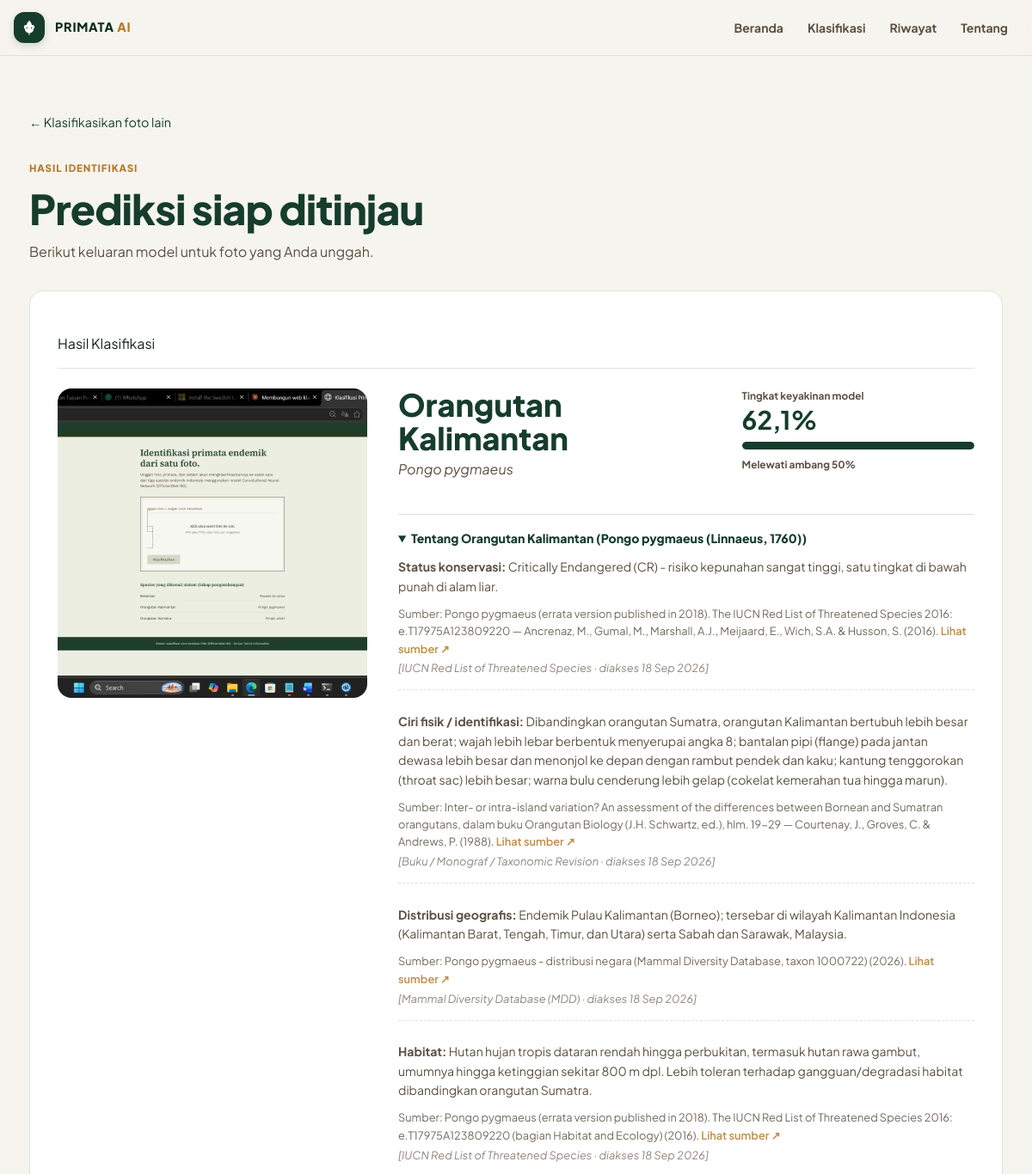
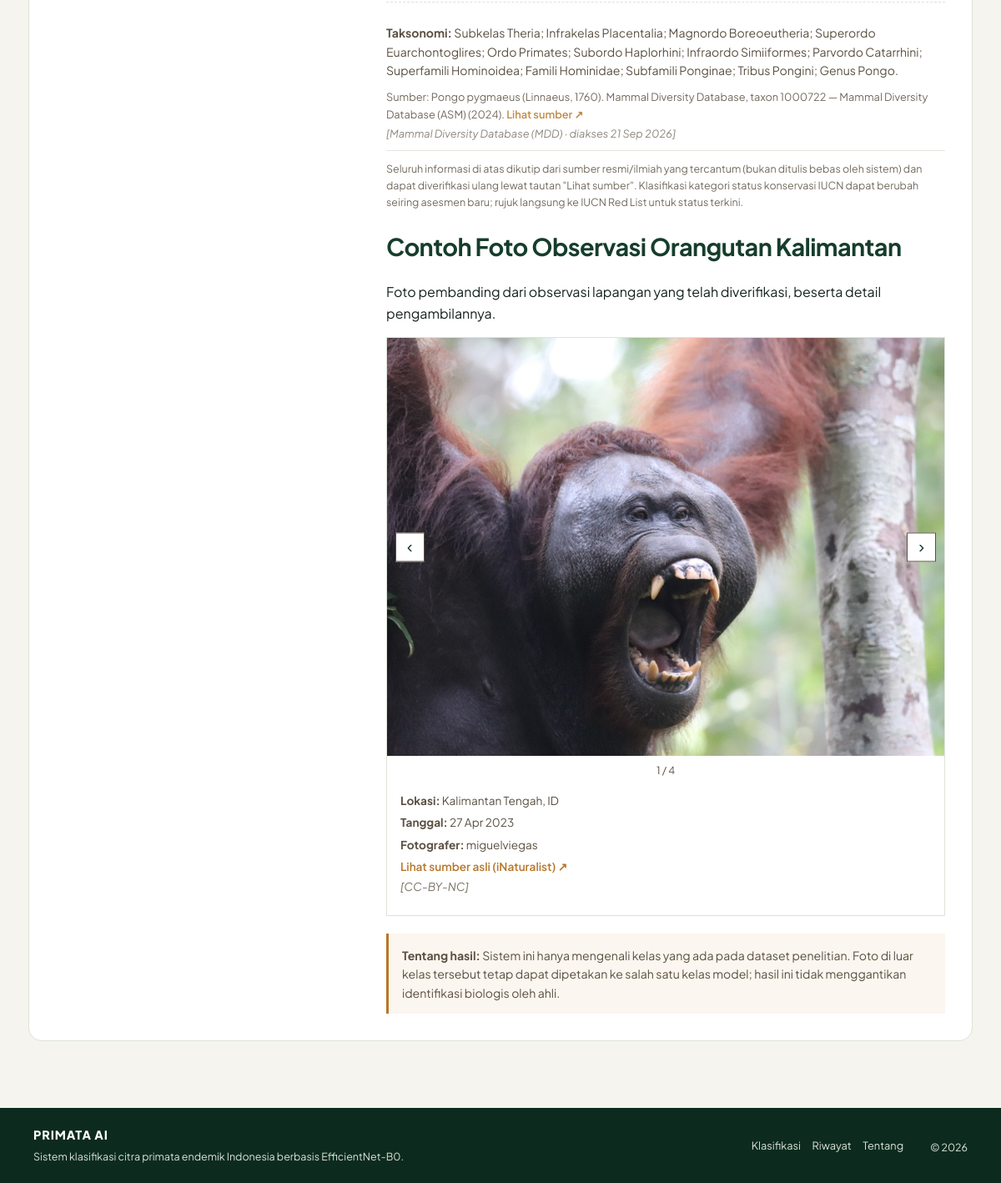
Page /hasil/2/ on the committed database (2 pictures, top to bottom).
### classifier/models.py (models this page shows, shortened)
class RiwayatKlasifikasi(models.Model):
    gambar = models.ImageField(upload_to='riwayat/')
    label_prediksi = models.CharField(max_length=50)
    nama_tampilan = models.CharField(max_length=100)
    keyakinan = models.FloatField(help_text="Persentase keyakinan, misal 81.9")
    is_confident = models.BooleanField(
        default=True,
        help_text="False kalau keyakinan di bawah ambang batas (tidak ditampilkan di Riwayat publik)",
    )
    semua_hasil = models.JSONField(
        default=list,
        help_text="Breakdown confidence untuk semua kelas, dipakai buat render ulang chart",
    )
    waktu = models.DateTimeField(auto_now_add=True)
    class Meta:
        ordering = ['-waktu']
        verbose_name = 'Riwayat Klasifikasi'
        verbose_name_plural = 'Riwayat Klasifikasi'

class Spesies(models.Model):
    kode = models.SlugField(
        max_length=50,
        unique=True,
        help_text="Harus sama dengan label di classifier.ml_utils.CLASS_NAMES, misal 'bekantan'.",
    )
    nama_umum = models.CharField(max_length=100, help_text="Nama umum Bahasa Indonesia, misal 'Bekantan'.")
    nama_ilmiah = models.CharField(max_length=100, help_text="Nama binomial, misal 'Nasalis larvatus'.")
    otoritas_taksonomi = models.CharField(
        max_length=100,
        blank=True,
        help_text="Penulis & tahun pertama kali dideskripsikan, misal '(Wurmb, 1787)'.",
    )
    famili = models.CharField(max_length=100, blank=True)
    class Meta:
        verbose_name = 'Spesies'
        verbose_name_plural = 'Spesies'
        ordering = ['nama_umum']

class FaktaSpesies(models.Model):
    KATEGORI_CHOICES = [
        ('taksonomi', 'Taksonomi'),
        ('status_konservasi', 'Status Konservasi'),
        ('ciri_fisik', 'Ciri Fisik / Identifikasi'),
        ('distribusi', 'Distribusi Geografis'),
        ('habitat', 'Habitat'),
    ]
    SOURCE_TYPE_CHOICES = [
        ('iucn_red_list', 'IUCN Red List of Threatened Species'),
        ('mdd', 'Mammal Diversity Database (MDD)'),
        ('jurnal_ilmiah', 'Jurnal ilmiah (peer-reviewed)'),
        ('buku_monograf', 'Buku / Monograf / Taxonomic Revision'),
        ('institusi_resmi', 'Institusi resmi (BKSDA, LIPI/BRIN, IUCN SSC, dst.)'),
    ]
    spesies = models.ForeignKey(Spesies, on_delete=models.CASCADE, related_name='fakta')
    kategori = models.CharField(max_length=30, choices=KATEGORI_CHOICES)
    isi = models.TextField(help_text="Isi informasi, ditulis ringkas dan sesuai sumber (hindari menambah klaim yang tidak ada di sumber).")
    source_type = models.CharField(max_length=30, choices=SOURCE_TYPE_CHOICES)
    source_title = models.CharField(
        max_length=300,
        help_text="Judul rujukan persis, misal 'Nasalis larvatus. The IUCN Red List of Threatened Species 2020: e.T14352A17945165'.",
    )
    source_author = models.CharField(max_length=300, blank=True, help_text="Penulis/tim asesmen, misal 'Boonratana, R. et al.'")
    source_year = models.PositiveIntegerField(null=True, blank=True, help_text="Tahun publikasi/asesmen sumber.")
    source_doi = models.CharField(max_length=150, blank=True, help_text="DOI jika tersedia, misal '10.2305/IUCN.UK.2020-2.RLTS.T14352A17945165.en'.")
    source_url = models.URLField(max_length=500, help_text="Tautan langsung ke sumber (halaman spesies IUCN/MDD, atau DOI paper).")
    source_date = models.DateField(help_text="Tanggal data ini diakses/diverifikasi dari sumber (tanggal akses).")
    catatan = models.TextField(blank=True, help_text="Catatan tambahan, misal jika ada perbedaan pendapat antar sumber.")
    class Meta:
        verbose_name = 'Fakta Spesies'
        verbose_name_plural = 'Fakta Spesies'
        ordering = ['spesies', 'kategori']
        constraints = [
            models.UniqueConstraint(fields=['spesies', 'kategori'], name='unique_kategori_per_spesies'),
        ]

class FotoObservasi(models.Model):
    spesies = models.ForeignKey(Spesies, on_delete=models.CASCADE, related_name='foto_observasi')
    gambar = models.ImageField(upload_to='observasi/')
    lokasi = models.CharField(
        max_length=200, blank=True,
        help_text="Lokasi observasi, misal 'Taman Nasional Tanjung Puting, Kalimantan Tengah'.",
    )
    tanggal_diambil = models.DateField(
        null=True, blank=True,
        help_text="Tanggal foto diambil / observasi dilakukan (bukan tanggal diunggah ke sistem ini).",
    )
    fotografer = models.CharField(max_length=150, blank=True, help_text="Nama observer/fotografer, jika diketahui.")
    sumber_platform = models.CharField(
        max_length=100, blank=True, default='iNaturalist',
        help_text="Platform sumber observasi, misal 'iNaturalist'.",
    )
    sumber_url = models.URLField(max_length=500, blank=True, help_text="Tautan ke observasi asli.")
    lisensi = models.CharField(max_length=100, blank=True, help_text="Lisensi foto, misal 'CC-BY-NC 4.0'.")
    catatan = models.TextField(blank=True)
    urutan = models.PositiveIntegerField(default=0, help_text="Urutan tampil, angka kecil di depan.")
    class Meta:
        verbose_name = 'Foto Observasi'
        verbose_name_plural = 'Foto Observasi'
        ordering = ['spesies', 'urutan', 'id']

### classifier/views.py (the view)
# urls.py: path('hasil/<int:pk>/', views.hasil, name='hasil'),
def hasil(request, pk):
    riwayat = get_object_or_404(RiwayatKlasifikasi, pk=pk)
    display_names = get_display_names_map()
    _, top_sci = display_names.get(riwayat.label_prediksi, (riwayat.nama_tampilan, ''))
    species_info = get_species_info(riwayat.label_prediksi)
    context = {
        'page_title': f'Hasil Klasifikasi — {riwayat.nama_tampilan}',
        'uploaded_image_url': riwayat.gambar.url,
        'prediction': {
            'display_name': riwayat.nama_tampilan,
            'sci_name': top_sci,
            'confidence': riwayat.keyakinan,
            'info': species_info,
            'is_confident': riwayat.is_confident,
        },
        'all_results': riwayat.semua_hasil,
        'threshold_pct': round(CONFIDENCE_THRESHOLD * 100),
    }
    return render(request, 'classifier/hasil.html', context)

### classifier/views.py (called while the page is built)
def get_display_names_map():
    return {
        s.kode: (s.nama_umum, s.nama_ilmiah)
        for s in Spesies.objects.all()
    }

def get_species_info(kode):
    spesies = Spesies.objects.filter(kode=kode).prefetch_related('fakta', 'foto_observasi').first()
    if not spesies:
        return None
    info = {
        'nama_umum': spesies.nama_umum,
        'nama_ilmiah': spesies.nama_ilmiah,
        'otoritas_taksonomi': spesies.otoritas_taksonomi,
        'famili': spesies.famili,
        'fakta': {},
        'foto_observasi': list(spesies.foto_observasi.all()[:4]),
    }
    for f in spesies.fakta.all():
        info['fakta'][f.kategori] = {
            'isi': f.isi,
            'source_type': f.get_source_type_display(),
            'source_title': f.source_title,
            'source_author': f.source_author,
            'source_year': f.source_year,
            'source_doi': f.source_doi,
            'source_url': f.source_url,
            'source_date': f.source_date,
        }
    return info

### classifier/templates/classifier/hasil.html (shortened to what this page needs)
{% extends "classifier/base.html" %}
{% block content %}
<section class="result-hero">
  <p class="back-link"><a href="{% url 'classifier:index' %}">&larr; Klasifikasikan foto lain</a></p>
  <p class="eyebrow">Hasil Identifikasi</p>
  <h1>{% if prediction.is_confident %}Prediksi siap ditinjau{% else %}Hasil perlu diverifikasi{% endif %}</h1>
  <p>Berikut keluaran model untuk foto yang Anda unggah.</p>
</section>
<section class="result-card result-card--redesigned{% if not prediction.is_confident %} result-uncertain{% endif %}">
  <div class="result-heading">
    <p class="label">Hasil Klasifikasi</p>
  </div>
  <div class="result-body">
    <img src="{{ uploaded_image_url }}" alt="Foto yang diunggah" class="result-image">
    <div class="result-info">
      <div class="prediction-summary">
        <div>
          <p class="result-species">{% if prediction.is_confident %}{{ prediction.display_name }}{% else %}{{ prediction.display_name }}{% endif %}</p>
          {% if prediction.is_confident %}
          <p class="result-sci">{{ prediction.sci_name }}</p>
          {% else %}
          <p class="result-uncertain-note">Prediksi tertinggi, tetapi belum melewati ambang validasi sistem.</p>
          {% endif %}
        </div>
        <div class="confidence-meter" aria-label="Tingkat keyakinan model {{ prediction.confidence }} persen">
          <span class="confidence-meter__label">Tingkat keyakinan model</span>
          <strong>{{ prediction.confidence }}%</strong>
          <span class="confidence-meter__track" aria-hidden="true"><span style="width: {{ prediction.confidence }}%"></span></span>
          <span class="confidence-meter__state">{% if prediction.is_confident %}Melewati ambang {{ threshold_pct }}%{% else %}Di bawah ambang {{ threshold_pct }}%{% endif %}</span>
        </div>
      </div>
      {% if prediction.is_confident and prediction.info %}
      <details class="species-note" open>
        <summary>Tentang {{ prediction.display_name }} ({{ prediction.info.nama_ilmiah }}{% if prediction.info.otoritas_taksonomi %} {{ prediction.info.otoritas_taksonomi }}{% endif %})</summary>
        {% with fakta=prediction.info.fakta %}
        {% if fakta.status_konservasi %}
        <div class="species-fact">
          <p><strong>Status konservasi:</strong> {{ fakta.status_konservasi.isi }}</p>
          <p class="species-fact__source">
            Sumber: {{ fakta.status_konservasi.source_title }}{% if fakta.status_konservasi.source_author %} — {{ fakta.status_konservasi.source_author }}{% endif %}{% if fakta.status_konservasi.source_year %} ({{ fakta.status_konservasi.source_year }}){% endif %}.
            <a href="{{ fakta.status_konservasi.source_url }}" target="_blank" rel="noopener noreferrer">Lihat sumber &#8599;</a>
            <span class="species-fact__meta">[{{ fakta.status_konservasi.source_type }} · diakses {{ fakta.status_konservasi.source_date|date:"d M Y" }}]</span>
          </p>
        </div>
        {% endif %}
        {% if fakta.ciri_fisik %}
        <div class="species-fact">
          <p><strong>Ciri fisik / identifikasi:</strong> {{ fakta.ciri_fisik.isi }}</p>
          <p class="species-fact__source">
            Sumber: {{ fakta.ciri_fisik.source_title }}{% if fakta.ciri_fisik.source_author %} — {{ fakta.ciri_fisik.source_author }}{% endif %}{% if fakta.ciri_fisik.source_year %} ({{ fakta.ciri_fisik.source_year }}){% endif %}.
            {% if fakta.ciri_fisik.source_doi %}<a href="https://doi.org/{{ fakta.ciri_fisik.source_doi }}" target="_blank" rel="noopener noreferrer">DOI: {{ fakta.ciri_fisik.source_doi }} &#8599;</a>{% else %}<a href="{{ fakta.ciri_fisik.source_url }}" target="_blank" rel="noopener noreferrer">Lihat sumber &#8599;</a>{% endif %}
            <span class="species-fact__meta">[{{ fakta.ciri_fisik.source_type }} · diakses {{ fakta.ciri_fisik.source_date|date:"d M Y" }}]</span>
          </p>
        </div>
        {% endif %}
        {% if fakta.distribusi %}
        <div class="species-fact">
          <p><strong>Distribusi geografis:</strong> {{ fakta.distribusi.isi }}</p>
          <p class="species-fact__source">
            Sumber: {{ fakta.distribusi.source_title }}{% if fakta.distribusi.source_year %} ({{ fakta.distribusi.source_year }}){% endif %}.
            <a href="{{ fakta.distribusi.source_url }}" target="_blank" rel="noopener noreferrer">Lihat sumber &#8599;</a>
            <span class="species-fact__meta">[{{ fakta.distribusi.source_type }} · diakses {{ fakta.distribusi.source_date|date:"d M Y" }}]</span>
          </p>
        </div>
        {% endif %}
        {% if fakta.habitat %}
        <div class="species-fact">
          <p><strong>Habitat:</strong> {{ fakta.habitat.isi }}</p>
          <p class="species-fact__source">
            Sumber: {{ fakta.habitat.source_title }}{% if fakta.habitat.source_year %} ({{ fakta.habitat.source_year }}){% endif %}.
            <a href="{{ fakta.habitat.source_url }}" target="_blank" rel="noopener noreferrer">Lihat sumber &#8599;</a>
            <span class="species-fact__meta">[{{ fakta.habitat.source_type }} · diakses {{ fakta.habitat.source_date|date:"d M Y" }}]</span>
          </p>
        </div>
        {% endif %}
        {% if fakta.taksonomi %}
        <div class="species-fact">
          <p><strong>Taksonomi:</strong> {{ fakta.taksonomi.isi }}</p>
          <p class="species-fact__source">
            Sumber: {{ fakta.taksonomi.source_title }}{% if fakta.taksonomi.source_author %} — {{ fakta.taksonomi.source_author }}{% endif %}{% if fakta.taksonomi.source_year %} ({{ fakta.taksonomi.source_year }}){% endif %}.
            {% if fakta.taksonomi.source_doi %}<a href="https://doi.org/{{ fakta.taksonomi.source_doi }}" target="_blank" rel="noopener noreferrer">DOI: {{ fakta.taksonomi.source_doi }} &#8599;</a>{% else %}<a href="{{ fakta.taksonomi.source_url }}" target="_blank" rel="noopener noreferrer">Lihat sumber &#8599;</a>{% endif %}
            <span class="species-fact__meta">[{{ fakta.taksonomi.source_type }} · diakses {{ fakta.taksonomi.source_date|date:"d M Y" }}]</span>
          </p>
        </div>
        {% endif %}
        {% endwith %}
        <p class="species-note__disclaimer">
          Seluruh informasi di atas dikutip dari sumber resmi/ilmiah yang tercantum
          (bukan ditulis bebas oleh sistem) dan dapat diverifikasi ulang lewat tautan
          "Lihat sumber". Klasifikasi kategori status konservasi IUCN dapat berubah
          seiring asesmen baru; rujuk langsung ke IUCN Red List untuk status terkini.
        </p>
      </details>
      {% if prediction.info.foto_observasi %}
      <section class="observation-gallery" aria-labelledby="observasi-title">
        <h2 id="observasi-title">Contoh Foto Observasi {{ prediction.display_name }}</h2>
        <p class="observation-intro">Foto pembanding dari observasi lapangan yang telah diverifikasi, beserta detail pengambilannya.</p>
        <div class="observation-carousel" data-carousel>
          <div class="observation-viewport">
            {% if prediction.info.foto_observasi|length > 1 %}
            <button type="button" class="observation-nav observation-nav--prev" data-carousel-prev aria-label="Foto sebelumnya">&#8249;</button>
            {% endif %}
            {% for foto in prediction.info.foto_observasi %}
            <figure class="observation-slide{% if forloop.first %} is-active{% endif %}" data-carousel-slide>
              <img src="{{ foto.gambar.url }}" alt="Foto observasi {{ prediction.display_name }} di {{ foto.lokasi|default:'lokasi tidak diketahui' }}">
            </figure>
            {% endfor %}
            {% if prediction.info.foto_observasi|length > 1 %}
            <button type="button" class="observation-nav observation-nav--next" data-carousel-next aria-label="Foto berikutnya">&#8250;</button>
            {% endif %}
          </div>
          {% if prediction.info.foto_observasi|length > 1 %}
          <p class="observation-counter" data-carousel-counter>1 / {{ prediction.info.foto_observasi|length }}</p>
          {% endif %}
          {% for foto in prediction.info.foto_observasi %}
          <div class="observation-details{% if forloop.first %} is-active{% endif %}" data-carousel-details>
            {% if foto.lokasi %}<p><strong>Lokasi:</strong> {{ foto.lokasi }}</p>{% endif %}
            {% if foto.tanggal_diambil %}<p><strong>Tanggal:</strong> {{ foto.tanggal_diambil|date:"d M Y" }}</p>{% endif %}
            {% if foto.fotografer %}<p><strong>Fotografer:</strong> {{ foto.fotografer }}</p>{% endif %}
            {% if foto.sumber_url %}
            <p class="observation-source">
              <a href="{{ foto.sumber_url }}" target="_blank" rel="noopener noreferrer">Lihat sumber asli{% if foto.sumber_platform %} ({{ foto.sumber_platform }}){% endif %} &#8599;</a>
              {% if foto.lisensi %}<span class="species-fact__meta">[{{ foto.lisensi }}]</span>{% endif %}
            </p>
            {% endif %}
          </div>
          {% endfor %}
        </div>
      </section>
      {% endif %}
      {% elif prediction.is_confident %}
      <p class="species-note__missing">Data spesies bersumber untuk {{ prediction.display_name }} belum tersedia di database.</p>
      {% endif %}
      <aside class="result-guidance">
        <strong>Tentang hasil:</strong> Sistem ini hanya mengenali kelas yang ada pada dataset penelitian. Foto di luar kelas tersebut tetap dapat dipetakan ke salah satu kelas model; hasil ini tidak menggantikan identifikasi biologis oleh ahli.
      </aside>
    </div>
  </div>
</section>
{% endblock %}

### rows in the picture
RiwayatKlasifikasi: display_name "Orangutan Kalimantan", confidence "62,1"
Spesies: sci_name "Pongo pygmaeus", info.nama_ilmiah "Pongo pygmaeus", info.otoritas_taksonomi "(Linnaeus, 1760)"
FaktaSpesies: status_konservasi.isi "Critically Endangered (CR) - risiko kepunahan sangat tinggi, satu tingkat di bawah punah di alam liar.", status_konservasi.source_title "Pongo pygmaeus (errata version published in 2018). The IUCN Red List of Threatened Species 2016: e.T17975A123809220", status_konservasi.source_author "Ancrenaz, M., Gumal, M., Marshall, A.J., Meijaard, E., Wich, S.A. & Husson, S.", status_konservasi.source_date "18 Sep 2026"
FaktaSpesies: ciri_fisik.isi "Dibandingkan orangutan Sumatra, orangutan Kalimantan bertubuh lebih besar dan berat; wajah lebih lebar berbentuk menyerupai angka 8; bantalan pipi (flange) pada jantan dewasa lebih besar dan menonjol ke depan dengan rambut pendek dan kaku; kantung tenggorokan (throat sac) lebih besar; warna bulu cenderung lebih gelap (cokelat kemerahan tua hingga marun).", ciri_fisik.source_title "Inter- or intra-island variation? An assessment of the differences between Bornean and Sumatran orangutans, dalam buku Orangutan Biology (J.H. Schwartz, ed.), hlm. 19-29", ciri_fisik.source_author "Courtenay, J., Groves, C. & Andrews, P.", ciri_fisik.source_date "18 Sep 2026"
FaktaSpesies: distribusi.isi "Endemik Pulau Kalimantan (Borneo); tersebar di wilayah Kalimantan Indonesia (Kalimantan Barat, Tengah, Timur, dan Utara) serta Sabah dan Sarawak, Malaysia.", distribusi.source_title "Pongo pygmaeus - distribusi negara (Mammal Diversity Database, taxon 1000722)", distribusi.source_date "18 Sep 2026"
FaktaSpesies: habitat.isi "Hutan hujan tropis dataran rendah hingga perbukitan, termasuk hutan rawa gambut, umumnya hingga ketinggian sekitar 800 m dpl. Lebih toleran terhadap gangguan/degradasi habitat dibandingkan orangutan Sumatra.", habitat.source_title "Pongo pygmaeus (errata version published in 2018). The IUCN Red List of Threatened Species 2016: e.T17975A123809220 (bagian Habitat and Ecology)", habitat.source_date "18 Sep 2026"
FaktaSpesies: taksonomi.isi "Subkelas Theria; Infrakelas Placentalia; Magnordo Boreoeutheria; Superordo Euarchontoglires; Ordo Primates; Subordo Haplorhini; Infraordo Simiiformes; Parvordo Catarrhini; Superfamili Hominoidea; Famili Hominidae; Subfamili Ponginae; Tribus Pongini; Genus Pongo.", taksonomi.source_title "Pongo pygmaeus (Linnaeus, 1760). Mammal Diversity Database, taxon 1000722", taksonomi.source_author "Mammal Diversity Database (ASM)", taksonomi.source_date "21 Sep 2026"
FotoObservasi: gambar (picture), lokasi "Kalimantan Tengah, ID", tanggal_diambil "27 Apr 2023", fotografer "miguelviegas", sumber_platform "iNaturalist", lisensi "CC-BY-NC"

### other values in the picture
{{ threshold_pct }} "50"
{{ fakta.status_konservasi.source_year }} "2016"
{{ fakta.status_konservasi.source_type }} "IUCN Red List of Threatened Species"
{{ fakta.ciri_fisik.source_year }} "1988"
{{ fakta.ciri_fisik.source_type }} "Buku / Monograf / Taxonomic Revision"
{{ fakta.distribusi.source_year }} "2026"
{{ fakta.distribusi.source_type }} "Mammal Diversity Database (MDD)"
{{ fakta.habitat.source_year }} "2016"
{{ fakta.habitat.source_type }} "IUCN Red List of Threatened Species"
{{ fakta.taksonomi.source_year }} "2024"
{{ fakta.taksonomi.source_type }} "Mammal Diversity Database (MDD)"
{{ prediction.info.foto_observasi|length }} "4"
